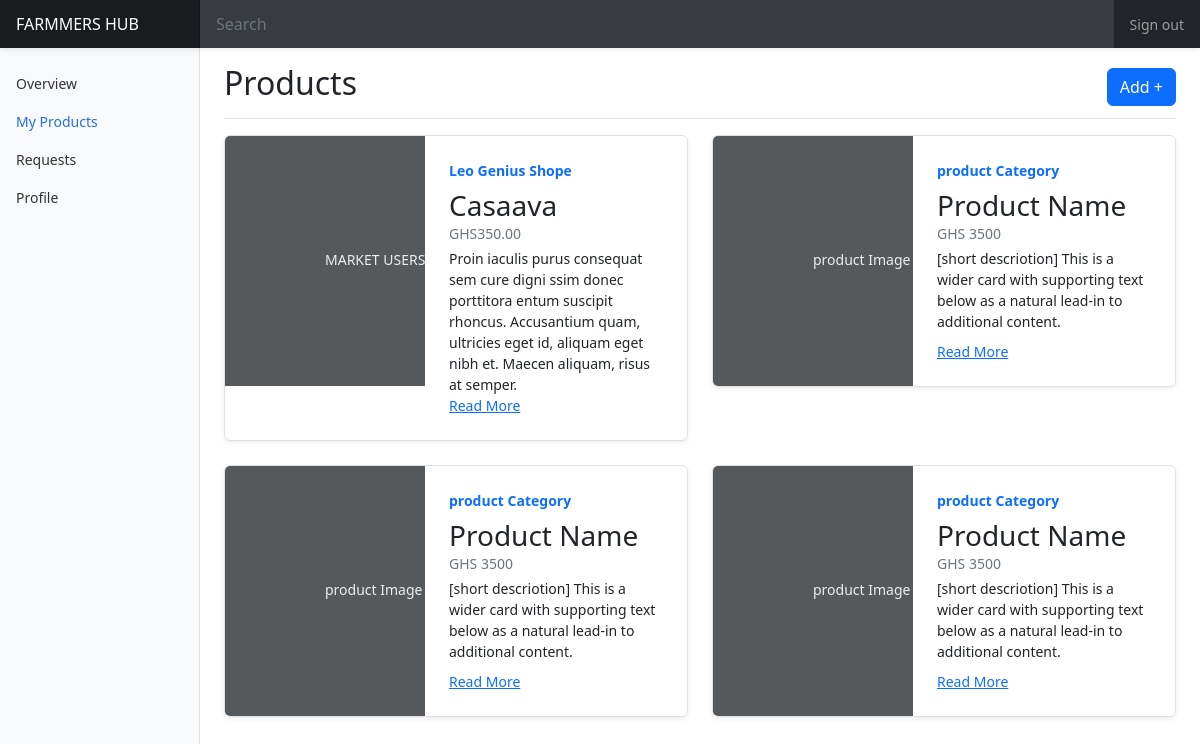
/dashboard/products/ (signed in), run on the app's committed database.
### main/models.py (models this page shows, shortened)
class Product(MarketModelMixin):
    MARKET_TARGET = (
        ('all', _("ALL")),
        ('us', _("MARKET USERS")),
        ('fm', _("FARMERS ONLY")),
        ('agro', _("AGRO-SERVICES ONLY")),
        ('sup', _("SUPPORT ONLY")),
    )
    price = models.DecimalField(
        _("Price"), max_digits=7, decimal_places=2, default=0.00)
    discount = models.DecimalField(
        _("Discount"), max_digits=5, decimal_places=2, default=0.00)
    target = models.CharField(_("Market target"), max_length=120,
                              choices=MARKET_TARGET, default=MARKET_TARGET[1])
    qty = models.IntegerField(_("Quantity"), default=0)
    store = models.ForeignKey(
        Store, on_delete=models.CASCADE, related_name='store_products', verbose_name=_("Store"))
    created_by = models.ForeignKey(
        UserModel, on_delete=models.SET_DEFAULT, default=get_anonymous_user,
        related_name='market_products', verbose_name=_("Created by"))
    date_created = models.DateTimeField(_("created on"), default=timezone.now)
    last_modified = models.DateTimeField(_("last modified"), auto_now=True)
    class Meta:
        verbose_name = _("Product")
        verbose_name_plural = _("Products")

class Store(MarketModelMixin):
    STORE_CATEGORY = (
        ('farm', _("FARM PRODUCTS")),
        ('agric', _("AGRIC PRODUCTS")),
        ('service', _("SERVICES")),
    )
    store_type = models.CharField(
        _("Store type"), max_length=50, choices=STORE_CATEGORY, default=STORE_CATEGORY[0])
    owner = models.ForeignKey(
        UserModel, on_delete=models.SET_DEFAULT, default=get_anonymous_user,
        related_name='stores', verbose_name=_("Store owner"))
    class Meta:
        verbose_name = _("Store")
        verbose_name_plural = _("Stores")

### main/views.py (the view)
class DashboardProducts(LoginRequiredMixin, generic.ListView):
    template_name = "dashboard/products.html"
    model = Store
    def get_context_data(self, **kwargs):
        context = super().get_context_data(**kwargs)
        uid = self.request.user.id
        context.update({
            'products': Product.objects.filter(created_by = uid)
        })
        return context

### utils/model_mixins.py (called while the page is built)
    def __str__(self):
        return self.name

### templates/pages/dashboard/products.html (shortened to what this page needs)
{% extends 'dashboard/index.html' %} {% load static %}
{% block ExtraHead %}
{{ block.super }}
{% endblock ExtraHead %}
{% block MainContent %}
<div class="container-fluid mt-5">
    <div class="row">
    {% block SideBar %}
        {{ block.super }}
        {% block ActiveProduct %}active{% endblock ActiveProduct %}
    {% endblock SideBar %}
    {% block DashboardBody %}
    <div class="col-md-9 ms-sm-auto col-lg-10 px-md-4">
        <div class="d-flex justify-content-between flex-wrap flex-md-nowrap align-items-center pt-3 pb-2 mb-3 border-bottom">
            <h1 class="h2">Products</h1>
            <div class="btn-toolbar mb-2 mb-md-0">
            <button type="button" class="btn btn-primary" data-bs-toggle="modal" data-bs-target="#exampleModal" data-bs-whatever="@getbootstrap">Add + </button>
            </div>
        </div>
        <div class="row mb-2">
            {% for product in products %}
            <div class="col-md-6">
                <div class="row g-0 border rounded overflow-hidden flex-md-row mb-4 shadow-sm h-md-250 position-relative">
                    <div class="col-auto d-none d-lg-block">
                        <svg class="bd-placeholder-img" width="200" height="250" xmlns="http://www.w3.org/2000/svg" role="img" aria-label="Placeholder: Thumbnail" preserveAspectRatio="xMidYMid slice" focusable="false">
                            <title>{{product.store}}</title>
                            <rect width="100%" height="100%" fill="#55595c"/>
                            <text x="50%" y="50%" fill="#eceeef" dy=".3em">{{product.get_target_display}}</text>
                        </svg>
                    </div>
                    <div class="col p-4 d-flex flex-column position-static">
                        <strong class="d-inline-block mb-2 text-primary">{{product.store}}</strong>
                        <h3 class="mb-0">{{product.name}}</h3>
                        <div class="mb-1 text-muted">GHS{{product.price}}</div>
                        <p class="card-text mb-auto">{{product.short_desc}}</p>
                        <a href="#" class="stretched-link">Read More </a>
                    </div>
                </div>
            </div>
            {% endfor %}
            <div class="col-md-6">
                <div class="row g-0 border rounded overflow-hidden flex-md-row mb-4 shadow-sm h-md-250 position-relative">
                    <div class="col-auto d-none d-lg-block">
                        <svg class="bd-placeholder-img" width="200" height="250" xmlns="http://www.w3.org/2000/svg" role="img" aria-label="Placeholder: Thumbnail" preserveAspectRatio="xMidYMid slice" focusable="false">
                            <text x="50%" y="50%" fill="#eceeef" dy=".3em">product Image</text>
                        </svg>
                    </div>
                    <div class="col p-4 d-flex flex-column position-static">
                        <strong class="d-inline-block mb-2 text-primary">product Category</strong>
                        <h3 class="mb-0">Product Name</h3>
                        <div class="mb-1 text-muted">GHS 3500</div>
                        <p class="card-text mb-auto">[short descriotion] This is a wider card with supporting text below as a natural lead-in to additional content.</p>
                        <a href="productsMoreDetails.html" class="stretched-link">Read More </a>
                    </div>
                </div>
            </div>
            <div class="col-md-6">
                <div class="row g-0 border rounded overflow-hidden flex-md-row mb-4 shadow-sm h-md-250 position-relative">
                    <div class="col-auto d-none d-lg-block">
                        <svg class="bd-placeholder-img" width="200" height="250" xmlns="http://www.w3.org/2000/svg" role="img" aria-label="Placeholder: Thumbnail" preserveAspectRatio="xMidYMid slice" focusable="false">
                            <text x="50%" y="50%" fill="#eceeef" dy=".3em">product Image</text>
                        </svg>
                    </div>
                    <div class="col p-4 d-flex flex-column position-static">
                        <strong class="d-inline-block mb-2 text-primary">product Category</strong>
                        <h3 class="mb-0">Product Name</h3>
                        <div class="mb-1 text-muted">GHS 3500</div>
                        <p class="card-text mb-auto">[short descriotion] This is a wider card with supporting text below as a natural lead-in to additional content.</p>
                        <a href="productsMoreDetails.html" class="stretched-link">Read More </a>
                    </div>
                </div>
            </div>
            <div class="col-md-6">
                <div class="row g-0 border rounded overflow-hidden flex-md-row mb-4 shadow-sm h-md-250 position-relative">
                    <div class="col-auto d-none d-lg-block">
                        <svg class="bd-placeholder-img" width="200" height="250" xmlns="http://www.w3.org/2000/svg" role="img" aria-label="Placeholder: Thumbnail" preserveAspectRatio="xMidYMid slice" focusable="false">
                            <text x="50%" y="50%" fill="#eceeef" dy=".3em">product Image</text>
                        </svg>
                    </div>
                    <div class="col p-4 d-flex flex-column position-static">
                        <strong class="d-inline-block mb-2 text-primary">product Category</strong>
                        <h3 class="mb-0">Product Name</h3>
                        <div class="mb-1 text-muted">GHS 3500</div>
                        <p class="card-text mb-auto">[short descriotion] This is a wider card with supporting text below as a natural lead-in to additional content.</p>
                        <a href="productsMoreDetails.html" class="stretched-link">Read More </a>
                    </div>
                </div>
            </div>
        </div>
    </div>
    {% endblock DashboardBody %}
    </div>
</div>
{% endblock MainContent %}

### templates/pages/dashboard/index.html (shortened to what this page needs)
{% extends 'base.html' %} {% load static %}
{% block ExtraHead %}
<link rel="stylesheet" href="{% static 'css/dashboard.css' %}">
{% endblock ExtraHead %}
{% block Header %}
<header class="navbar navbar-dark fixed-top bg-dark flex-md-nowrap p-0 shadow-sm">
    <a class="navbar-brand col-md-3 col-lg-2 me-0 px-3 fs-6" href="#">FARMMERS HUB</a>
    <input class="form-control form-control-dark w-100 rounded-0 border-0" type="text" placeholder="Search" aria-label="Search">
    <div class="navbar-nav">
        <div class="nav-item text-nowrap">
            {% if user.is_authenticated %}
            <a class="nav-link px-3" href="{% url 'logout' %}">Sign out</a>
            {% else %}
            <a class="nav-link px-3" href="{% url 'login' %}">Sign In</a>
            {% endif %}
        </div>
    </div>
</header>
{% endblock Header %}
{% block MainContent %}
        {% block SideBar %}
        <nav id="sidebarMenu" class="col-md-3 col-lg-2 d-md-block bg-light sidebar collapse">
            <div class="position-sticky pt-3 sidebar-sticky">
                <ul class="nav flex-column">
                    <li class="nav-item">
                        <a class="nav-link {% block ActiveOverview %}active{% endblock ActiveOverview %}" href="{% url 'dashboard' %}">
                        Overview
                        </a>
                    </li>
                    <li class="nav-item">
                        <a class="nav-link {% block ActiveProduct %}{% endblock ActiveProduct %}" aria-current="page" href="{% url 'dash-products' %}">
                        My Products
                        </a>
                    </li>
                    <li class="nav-item">
                        <a class="nav-link {% block ActiveRequest %}{% endblock ActiveRequest %}" href="#">
                        Requests
                        </a>
                    </li>
                    <li class="nav-item">
                        <a class="nav-link {% block ActiveProfile %}{% endblock ActiveProfile %}" href="#">
                        Profile
                        </a>
                    </li>
                </ul>
            </div>
        </nav>
        {% endblock SideBar %}
{% endblock MainContent %}

### templates/base.html (shortened to what this page needs)
<!DOCTYPE html>
{% load static %}
<html lang="en">
  <head>
    <link rel="stylesheet" href="{% static 'css/bootstrap.min.css' %}">
    {% block ExtraHead %}{% endblock ExtraHead %}
  </head>
  <body>
    <header id="Header">{% block Header %} {% endblock Header %}</header>
    <main id="MainContent">
      {% block MainContent %} {% endblock MainContent %}
    </main>
  </body>
</html>

### static/css/dashboard.css (style rules this page uses)
body { font-size: .875rem; }
.sidebar { position: fixed; top: 0; bottom: 0; left: 0; z-index: 100; padding: 48px 0 0; box-shadow: inset -1px 0 0 rgba(0, 0, 0, .1); }
.sidebar-sticky { height: calc(100vh - 48px); overflow-x: hidden; overflow-y: auto; }
.sidebar .nav-link { font-weight: 500; color: #333; }
.sidebar .nav-link.active { color: #2470dc; }
.navbar-brand { padding-top: .75rem; padding-bottom: .75rem; background-color: rgba(0, 0, 0, .25); box-shadow: inset -1px 0 0 rgba(0, 0, 0, .25); }
.navbar .form-control { padding: .75rem 1rem; }
.form-control-dark { color: #fff; background-color: rgba(255, 255, 255, .1); border-color: rgba(255, 255, 255, .1); }

### data on the page
Product: target "MARKET USERS", store "Leo Genius Shope", name "Casaava", price "350.00", short_desc "Proin iaculis purus consequat sem cure digni ssim donec porttitora entum suscipit rhoncus. Accusantium quam, ultricies eget id, aliquam eget nibh et. Maecen aliquam, risus at semper."
